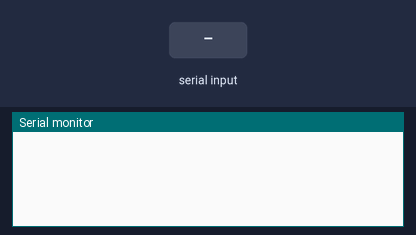
This sketch was run on a simulated Arduino Mega 2560, built with avr-gcc and run on an emulated ATmega2560. Parts: the last lines printed to the serial monitor. Inputs (shaded band) come from the test bench.

Above: at 1.2 s.
1.3 s: "A90\n" received over the second serial link
At 2.0 s:
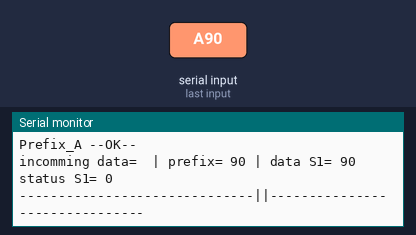
2.8 s: "A,45\n" received over the second serial link
At 3.2 s:
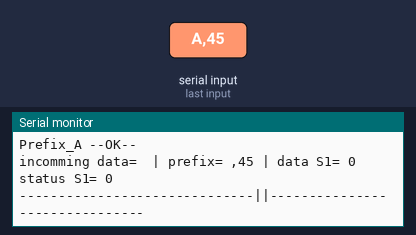
4.3 s: "B90\n" received over the second serial link
At 5.5 s:
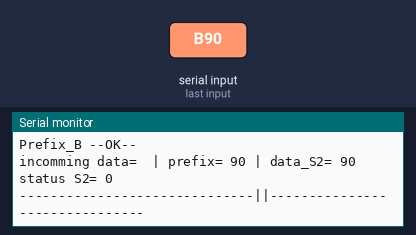
5.8 s: "B,45\n" received over the second serial link
At 6.7 s:
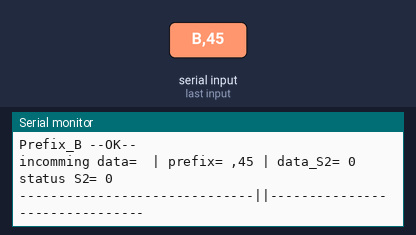

Measured:
- after the input at 1.3 s, the serial monitor: prints a new line at once (image 1)
- after the input at 2.8 s, the serial monitor: prints a new line at once (image 2)
- after the input at 4.3 s, the serial monitor: prints a new line at once (image 3)
- after the input at 5.8 s, the serial monitor: prints a new line at once (image 4)

The sketch:

Master_Ver2.1.ino
```cpp
/*
Author  : dhikihandika
Date    : 18/03/2020
*/

//==========================================================================================================================================//
//===================================================|   Initialization Program    |========================================================//
//==========================================================================================================================================//
#define DEBUG

#define timer1 5000                                 // timer send command to sensor module 1
#define timer2 10000                                // timer send command to sensor module 2


/* variable timer millis */
unsigned long currentMillis = 0;
unsigned long currentMillis_errorData = 0;
unsigned long previousMillis = 0;

/* variable incoming data */
uint32_t data_S1 = 0;
uint32_t data_S2 =0;

/* variable status sensor */
int status_S1 = 0;
int status_S2 = 0;

/* varibale indexOf data */
int first = 0;
int last = 0;

/* varibale check status data */
int errorCheck_S1 = 0;
int errorCheck_S2 = 0;

String incomingData = "";                           // a String to hold incoming data
bool stringComplete = false;                        // whether the string is complete

bool prefix_A = false;
bool prefix_B = false;

//==========================================================================================================================================//
//=========================================================|   Setup Program    |===========================================================//
//==========================================================================================================================================//
void sendCommand(){
    currentMillis = millis();
    if(currentMillis - previousMillis == timer1){
        #ifdef DEBUG
        Serial.println("---------------------------------------------------------------");
        Serial.println("Send command to sensor module 1");
        Serial.println("");
        #endif // DEBUG
        Serial3.print("S_1\n");
    } else {
        if(currentMillis - previousMillis == timer2){
            previousMillis = currentMillis;
            #ifdef DEBUG
            Serial.println("---------------------------------------------------------------");
            Serial.println("Send command to sensor module 2");
            Serial.println("");
            #endif // DEBUG
            Serial3.print("S_2\n");
        }
    }
}

//==========================================================================================================================================//
//======================================================|   Procedure to showDaota    |=====================================================//
//==========================================================================================================================================//
void showData(){
  /* Show data for sensor 1 */
  if(prefix_A){
    if(stringComplete){
      status_S1 = 0;
      first = incomingData.indexOf('A');                                         // determine indexOf 'A'
      last = incomingData.lastIndexOf('/n');                                     // determine lastInndexOf '\n
      /* When true value is 0 and false is "-1" */

      /* Parse incoming data to particular variable */
      String datasensor1 = incomingData.substring(first, last);                  // substring
      datasensor1.remove(0,1);                                                   // remove header incomming data
      datasensor1.remove(datasensor1.length()-1, datasensor1.length() - 0);      // remove fotter incomming data (/n)
      data_S1 = datasensor1.toInt();                                             // covert string to integer datasensor1 and save to 'data_S1'

      stringComplete = false;
      prefix_A = false;
      incomingData = "";

      #ifdef DEBUG
      Serial.println("Prefix_A --OK--");
      Serial.print("incomming data= ");Serial.print(incomingData);
      Serial.print(" | prefix= ");Serial.print(datasensor1);
      Serial.print(" | data S1= ");Serial.println(data_S1);
      Serial.print("status S1= ");Serial.println(status_S1);
      Serial.println("------------------------------||-------------------------------\n");
      #endif //DEBUG
      }
  } else {
    /* Show data for sensor 2 */
    if(prefix_B){
      if(stringComplete){
      status_S2 = 0;
      first = incomingData.indexOf('B');                                         // determine indexOf 'A'
      last = incomingData.lastIndexOf('/n');                                     // determine lastInndexOf '\n
      /* When true value is 0 and false is "-1" */

      /* Parse incoming data to particular variable */
      String datasensor2 = incomingData.substring(first, last);                  // substring
      datasensor2.remove(0,1);                                                   // remove header incomming data
      datasensor2.remove(datasensor2.length()-1, datasensor2.length() - 0);      // remove fotter incomming data (/n)
      data_S2 = datasensor2.toInt();                                             // covert string to integer datasensor1 and save to 'data_S1'

      stringComplete = false;
      prefix_B = false;
      incomingData = "";

      #ifdef DEBUG
      Serial.println("Prefix_B --OK--");
      Serial.print("incomming data= ");Serial.print(incomingData);
      Serial.print(" | prefix= ");Serial.print(datasensor2);
      Serial.print(" | data_S2= ");Serial.println(data_S2);
      Serial.print("status S2= ");Serial.println(status_S2);
      Serial.println("------------------------------||-------------------------------\n");
      #endif //DEBUG
      }
    }
  }
}


//==========================================================================================================================================//
//==================================================|     Procedure error data        |=====================================================//
//==========================================================================================================================================//
void errorData(){
  if((millis() - currentMillis_errorData)>=5000){
    currentMillis_errorData = millis();
    errorCheck_S1++;
    errorCheck_S2++;
  }
  if(errorCheck_S1 == 3){
    status_S1 = 1;
    errorCheck_S1 = 0;
    Serial.print("status S1= ");Serial.println(status_S1);
  }
  if(errorCheck_S2 == 3){
    status_S2 = 1;
    errorCheck_S2 = 0;
    Serial.print("status S2= ");Serial.println(status_S2);
  }
}

//==========================================================================================================================================//
//=========================================================|   Setup Program    |===========================================================//
//==========================================================================================================================================//
void setup(){
    Serial.begin(115200);
    Serial3.begin(115200);

    // reserve 200 bytes for the incomingData:
    incomingData.reserve(200);
}


//==========================================================================================================================================//
//===========================================================|   Main Loop    |=============================================================//
//==========================================================================================================================================//
void loop(){
    // Serial.print(currentMillis);Serial.print(" | ");Serial.println(previousMillis);
    sendCommand();
    showData();
    // errorData();
}


//==========================================================================================================================================//
//==========================================================|   Serial ISR    |=============================================================//
//==========================================================================================================================================//
/*
  SerialEvent occurs whenever a new data comes in the hardware serial RX. This
  routine is run between each time loop() runs, so using delay inside loop can
  delay response. Multiple bytes of data may be available.
*/
void serialEvent3(){
  while (Serial3.available()) {
    // get the new byte:
    char inChar = (char)Serial3.read();
    // add it to the incomingData
    // if the incoming character is a newline, set a flag so the main loop can
    // do something about it:
    incomingData += inChar;
    if(inChar == 'A'){
      prefix_A = true;
      errorCheck_S1 = 0;
    } else {
      if(inChar == 'B'){
      prefix_B = true;
      errorCheck_S2 = 0;
      } else {
        if(inChar == '\n'){
          stringComplete = true;
        }
      }
    }
  }
}
```
